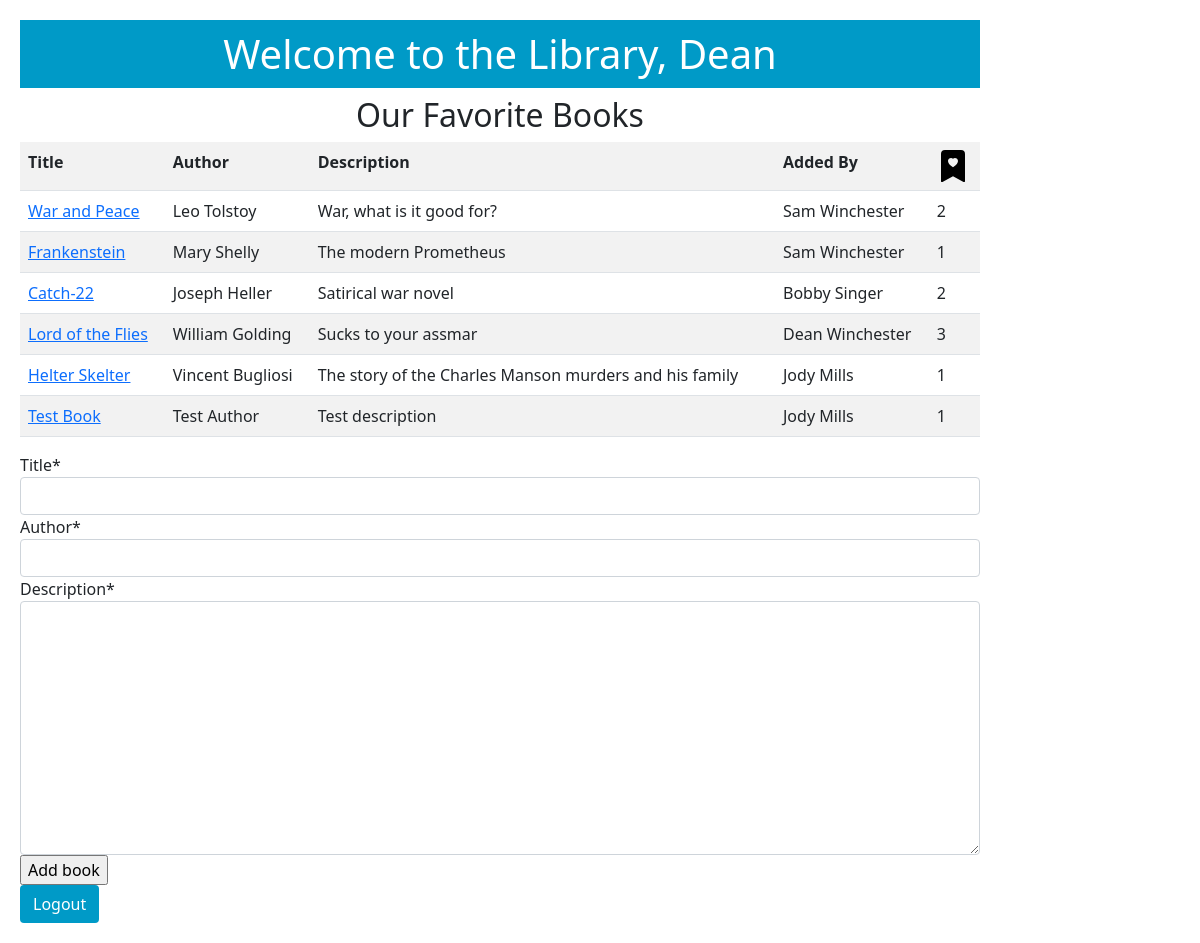
The app's page /home (signed in) with its own data.
### fav/models.py (models this page shows)
class User(models.Model):
    first_name = models.TextField(max_length=255)
    last_name = models.TextField(max_length=255)
    email = models.EmailField(max_length=255)
    password = models.CharField(max_length=255)
    created_at = models.DateTimeField(auto_now_add=True)
    updated_at = models.DateTimeField(auto_now=True)
    objects = UserManager()

class Book(models.Model):
    title = models.CharField(max_length=255)
    author = models.CharField(null=True, max_length=255)
    description = models.CharField(max_length=255)
    created_at = models.DateTimeField(auto_now_add=True)
    updated_at = models.DateTimeField(auto_now=True)
    uploaded_by = models.ForeignKey(User, related_name="books_uploaded", on_delete=models.CASCADE)
    users_who_like = models.ManyToManyField(User, related_name="liked_books")
    objects = BookManager()

### fav/views.py (the view)
# urls.py: path('home', views.home),
def home(request):
    if 'user_id' in request.session:
        form = BookForm()
        context = {
            "user" : User.objects.get(id=request.session['user_id']),
            "bookform" : form,
            'book': Book.objects.all(),
        }
        return render(request, "home.html", context)
    return redirect('/')

### fav/forms.py
class BookForm(forms.Form):
    title = forms.CharField(max_length=255)
    author = forms.CharField(max_length=255)
    description = forms.CharField(widget = forms.Textarea, max_length=255)

### fav/templates/home.html (shortened to what this page needs)
{% load crispy_forms_tags %}
<!DOCTYPE html>
<html lang='en'>
    <head>
        {% load static %}
        <link href="https://cdn.jsdelivr.net/npm/bootstrap@5.0.0/dist/css/bootstrap.min.css" rel="stylesheet">
        <link rel="stylesheet" href="{% static 'css/style.css' %}">
    </head>
    <body>
        <div id="wrapper">
            <h1>Welcome to the Library, {{user.first_name}}</h1>
            <div>
                <div id="header">
                    <h2>Our Favorite Books</h2>
                </div>
                <div id="library">
                    <table class="table table-striped">
                        <tr>
                            <th scope="col">Title</th>
                            <th scope="col">Author</th>
                            <th scope="col">Description</th>
                            <th scope="col">Added By</th>
                            <th scope="col"><img src="{% static 'img/bookmark-heart-fill.svg' %}" alt="bootstrap" width="32" height="32"></th>
                        </tr>
                        {% for book in book %}
                        <tr>
                            <td><a href="/home/{{book.id}}">{{book.title}}</a></td>
                            <td>{{book.author}}</td>
                            <td>{{book.description}}</td>
                            <td>{{book.uploaded_by.first_name}} {{book.uploaded_by.last_name}}</td>
                            <td>{{book.users_who_like.count}}</td>
                        </tr>
                        {% endfor %}
                    </table>
                </div>
            </div>
                <div>
                    <form action="/addbook" method="post">
                        {{bookform|crispy}}
                        <input type="submit" value="Add book">
                    </form>
                </div>
            <div>
                <a href="/logout"><button class="btn">Logout</button></a>
            </div>
        </div>
    </body>
</html>

### fav/static/css/style.css (style rules this page uses)
h1 { background-color: #009ac7; padding: 10px; color: white; text-align: center; }
h2 { text-align: center; align-self: center; }
#wrapper { width: 1000px; padding: 20px; }
.btn { background-color: #009ac7; color: white; }

### records on screen
User: first_name "Dean"
Book: title "War and Peace", author "Leo Tolstoy", description "War, what is it good for?", uploaded_by.first_name "Sam", uploaded_by.last_name "Winchester", users_who_like.count "2"
Book: title "Frankenstein", author "Mary Shelly", description "The modern Prometheus", uploaded_by.first_name "Sam", uploaded_by.last_name "Winchester", users_who_like.count "1"
Book: title "Catch-22", author "Joseph Heller", description "Satirical war novel", uploaded_by.first_name "Bobby", uploaded_by.last_name "Singer", users_who_like.count "2"
Book: title "Lord of the Flies", author "William Golding", description "Sucks to your assmar", uploaded_by.first_name "Dean", uploaded_by.last_name "Winchester", users_who_like.count "3"
Book: title "Helter Skelter", author "Vincent Bugliosi", description "The story of the Charles Manson murders and his family", uploaded_by.first_name "Jody", uploaded_by.last_name "Mills", users_who_like.count "1"
Book: title "Test Book", author "Test Author", description "Test description", uploaded_by.first_name "Jody", uploaded_by.last_name "Mills", users_who_like.count "1"
